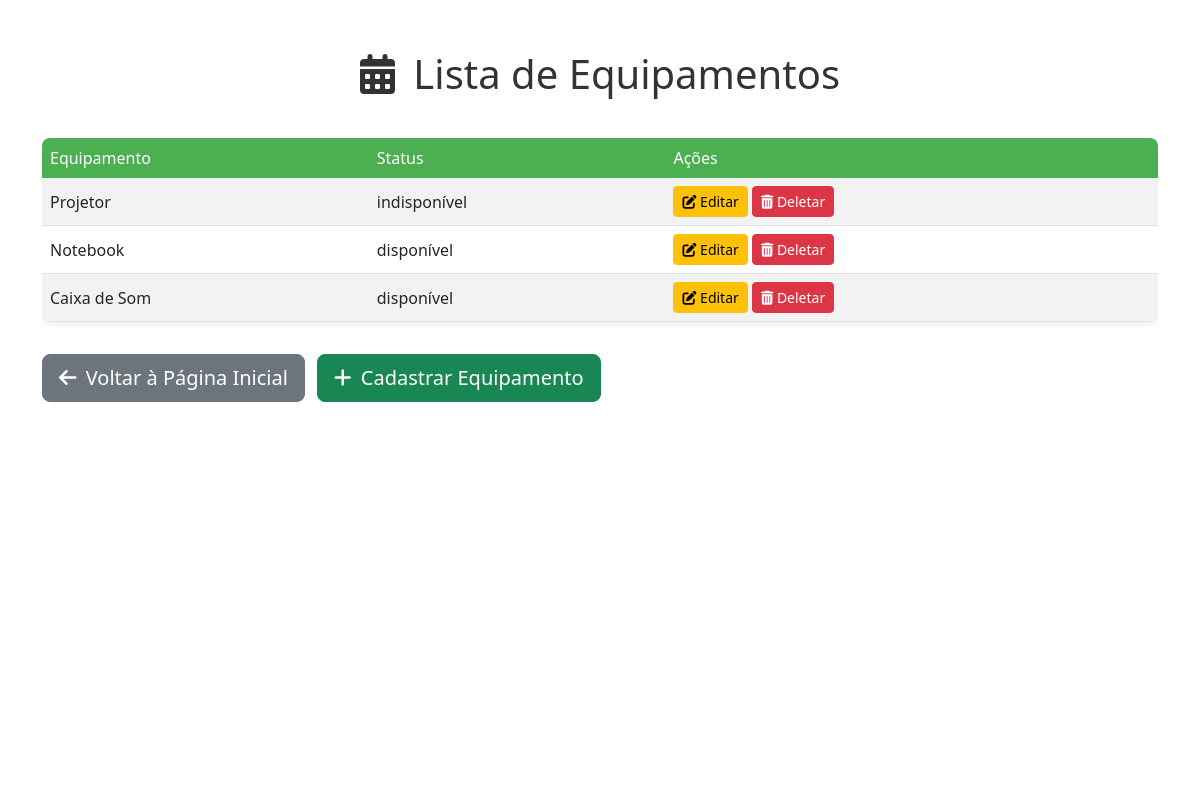
The page /listar_equipamentos/ (signed in) on the database as committed earlier.
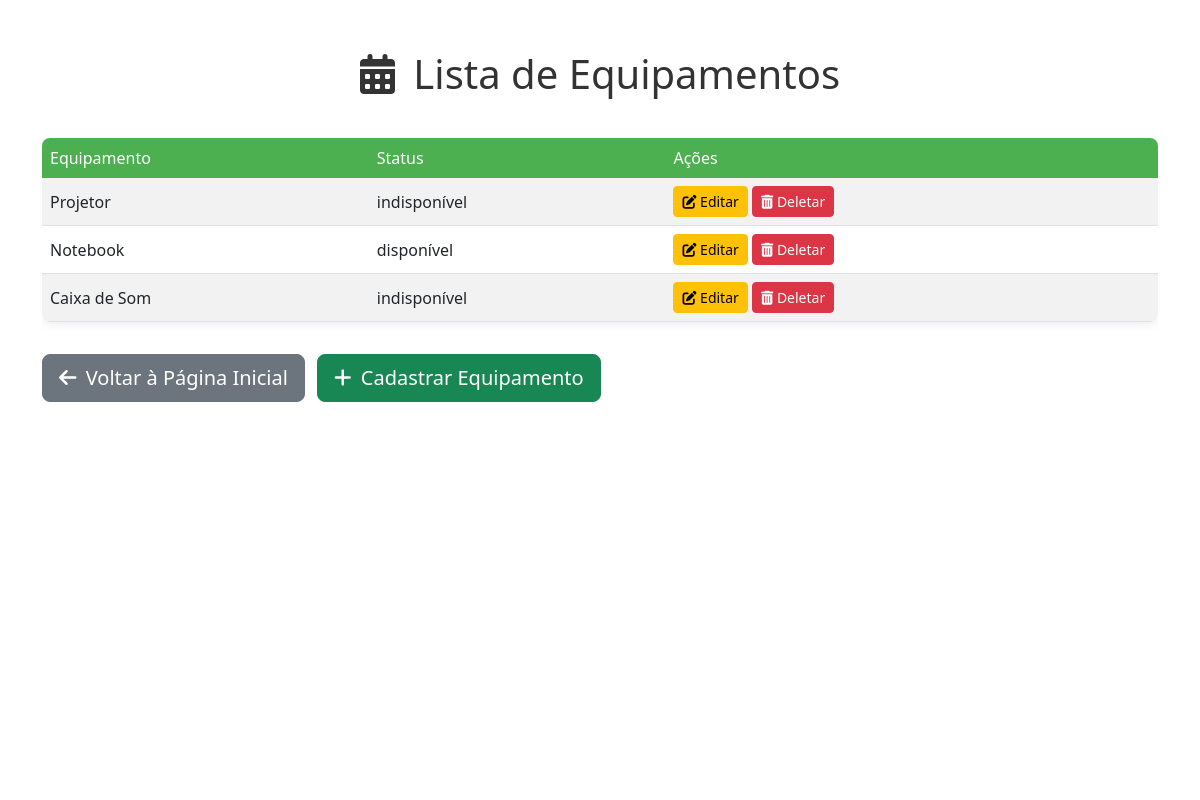
The same page on the database as committed later.
### app/models.py (models this page shows, shortened)
class Equipamento(models.Model):
    idEquipamento = models.AutoField(primary_key=True)
    tipo = models.CharField(max_length=50)
    statusDisponibilidade = models.CharField(max_length=50, default='disponível')

### app/views.py (the view)
# urls.py: path('listar_equipamentos/', views.listarEquipamentos, name="listar_equipamentos"),
@login_required
def listarEquipamentos(request):
    listarEquipamentos = Equipamento.objects.all()
    return render (request, 'listar_equipamentos.html', {'listarEquipamentos':listarEquipamentos})

### app/templates/listar_equipamentos.html (shortened to what this page needs)
{% load static %}
<!DOCTYPE html>
<html lang="pt-br">
<head>
    <link href="https://cdn.jsdelivr.net/npm/bootstrap@5.3.0/dist/css/bootstrap.min.css" rel="stylesheet">
    <link rel="stylesheet" href="https://cdnjs.cloudflare.com/ajax/libs/font-awesome/6.0.0-beta3/css/all.min.css" />
</head>
<body>
    <div class="page-background"></div>
    <div class="container dashboard-container">
        <h1 class="welcome-header">
            <i class="fas fa-calendar-alt me-2"></i> Lista de Equipamentos
        </h1>
        <div class="table-responsive">
            <table class="table table-striped table-hover align-middle">
                <thead>
                    <tr>
                        <th scope="col">Equipamento</th>
                        <th scope="col">Status</th>
                        {% if user.is_staff %}
                            <th scope="col">Ações</th>
                        {% endif %}
                    </tr>
                </thead>
                <tbody>
                    {% for r in listarEquipamentos %}
                    <tr>
                        <td>{{ r.tipo }}</td>
                        <td>{{ r.statusDisponibilidade }}</td>
                        {% if user.is_staff %}
                        <td>
                            <a href="{% url 'editar_equipamento' r.pk %}" class="btn btn-warning btn-sm">
                                <i class="fas fa-edit"></i> Editar
                            </a>
                            <a href="{% url 'deletar_equipamento' r.pk %}" class="btn btn-danger btn-sm">
                                <i class="fas fa-trash-alt"></i> Deletar
                            </a>
                        </td>
                        {% endif %}
                    </tr>
                    {% empty %}
                    <tr>
                        <td colspan="3" class="text-center">Nenhum Equipamento cadastrado.</td>
                    </tr>
                    {% endfor %}
                </tbody>
            </table>
        </div>
        {% if user.is_staff %}
            <a href="{% url 'index_adm' %}" class="btn btn-secondary btn-lg mt-3 me-2">
                <i class="fas fa-arrow-left me-1"></i> Voltar à Página Inicial
            </a>
            <a href="{% url 'cadastrar_equipamento' %}" class="btn btn-success btn-lg mt-3">
                <i class="fas fa-plus me-1"></i> Cadastrar Equipamento
            </a>
        {% else %}
            <a href="{% url 'index' %}" class="btn btn-secondary btn-lg mt-3">
                <i class="fas fa-arrow-left me-1"></i> Voltar à Página Inicial
            </a>
        {% endif %}
    </div>
</body>
</html>

Rows that differ between the two databases and show on the page:
changed Equipamento "Caixa de Som": statusDisponibilidade "disponível" → "indisponível"
